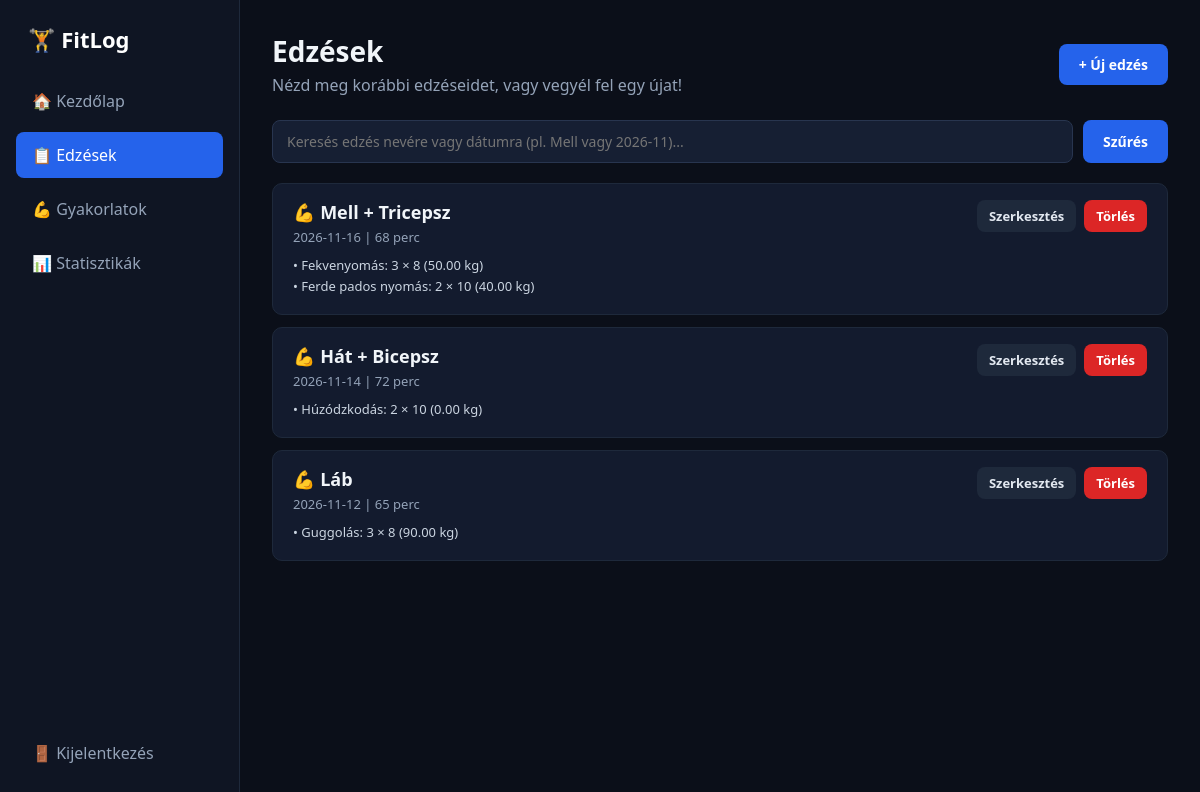
Screenshot of /workouts.php (signed in) with the database file from the repository.
### tables this page shows
CREATE TABLE edzesek (
    id INT AUTO_INCREMENT PRIMARY KEY,
    felhasznalo_id INT NOT NULL,
    nev VARCHAR(100) NOT NULL,
    datum DATE NOT NULL,
    idotartam INT NOT NULL,
    letrehozas_datuma DATETIME DEFAULT CURRENT_TIMESTAMP,
    FOREIGN KEY (felhasznalo_id) REFERENCES felhasznalok(id) ON DELETE CASCADE
);

### workouts.php (the view, shortened to what this page needs)
<?php
require 'db.php';
$uid = $_SESSION['felhasznalo_id'];
$kereses = isset($_GET['kereses']) ? trim($_GET['kereses']) : '';
if ($kereses !== '') {
    $stmt = $pdo->prepare("SELECT * FROM edzesek WHERE felhasznalo_id = ? AND (nev LIKE ? OR datum LIKE ?) ORDER BY datum DESC");
    $stmt->execute([$uid, "%$kereses%", "%$kereses%"]);
} else {
    $stmt = $pdo->prepare("SELECT * FROM edzesek WHERE felhasznalo_id = ? ORDER BY datum DESC");
    $stmt->execute([$uid]);
}
$edzesek = $stmt->fetchAll(PDO::FETCH_ASSOC);
?>
<!DOCTYPE html>
<html lang="hu">
<head>
    <link rel="stylesheet" href="style.css">
</head>
<body>
<div class="app-container">
    <aside class="sidebar">
        <div>
            <div class="logo">🏋️ FitLog</div>
            <nav class="nav-links">
                <a href="dashboard.php">🏠 Kezdőlap</a>
                <a href="workouts.php" class="active">📋 Edzések</a>
                <a href="exercises.php">💪 Gyakorlatok</a>
                <a href="stats.php">📊 Statisztikák</a>
            </nav>
        </div>
        <a href="logout.php" class="logout-link">🚪 Kijelentkezés</a>
    </aside>
    <main class="main-content">
        <div class="page-header">
            <div>
                <h1>Edzések</h1>
                <p>Nézd meg korábbi edzéseidet, vagy vegyél fel egy újat!</p>
            </div>
            <a href="add_workout.php" class="btn btn-primary">+ Új edzés</a>
        </div>
        <form method="GET" style="display:flex; gap:10px; margin-bottom:20px;">
            <input type="text" name="kereses" placeholder="Keresés edzés nevére vagy dátumra (pl. Mell vagy 2026-11)..." value="<?= htmlspecialchars($kereses) ?>">
            <button type="submit" class="btn btn-primary">Szűrés</button>
        </form>
        <?php if (empty($edzesek)): ?>
            <div class="card">Nincs megjeleníthető edzés.</div>
        <?php else: ?>
            <?php foreach ($edzesek as $edzes): ?>
                <?php
                $gyStmt = $pdo->prepare("
                    SELECT g.nev, COUNT(s.id) AS sorozat_db, MAX(s.ismetlesszam) AS ismetles, MAX(s.suly) AS max_suly
                    FROM edzes_gyakorlatok eg
                    JOIN gyakorlatok g ON eg.gyakorlat_id = g.id
                    LEFT JOIN sorozatok s ON eg.id = s.edzes_gyakorlat_id
                    WHERE eg.edzes_id = ?
                    GROUP BY eg.id
                ");
                $gyStmt->execute([$edzes['id']]);
                $gyakorlatok = $gyStmt->fetchAll(PDO::FETCH_ASSOC);
                ?>
                <div class="list-item" style="align-items: flex-start;">
                    <div>
                        <strong style="font-size:18px;">💪 <?= htmlspecialchars($edzes['nev']) ?></strong>
                        <div style="color:#94a3b8; font-size:13px; margin:4px 0 10px 0;">
                            <?= htmlspecialchars($edzes['datum']) ?> | <?= $edzes['idotartam'] ?> perc
                        </div>
                        <?php foreach ($gyakorlatok as $gy): ?>
                            <div style="font-size:13px; color:#cbd5e1; margin-bottom:3px;">
                                • <?= htmlspecialchars($gy['nev']) ?>: <?= $gy['sorozat_db'] ?> × <?= $gy['ismetles'] ?> (<?= $gy['max_suly'] ?> kg)
                            </div>
                        <?php endforeach; ?>
                    </div>
                    <div style="display:flex; gap:8px;">
                        <a href="edit_workout.php?id=<?= $edzes['id'] ?>" class="btn btn-secondary btn-small">Szerkesztés</a>
                        <a href="delete_workout.php?id=<?= $edzes['id'] ?>" class="btn btn-danger" onclick="return confirm('Biztosan törlöd ezt az edzést?');">Törlés</a>
                    </div>
                </div>
            <?php endforeach; ?>
        <?php endif; ?>
    </main>
</div>
</body>
</html>

### style.css (style rules this page uses)
* { box-sizing: border-box; margin: 0; padding: 0; font-family: 'Segoe UI', Tahoma, Geneva, Verdana, sans-serif; }
body { background-color: #0b0f19; color: #f1f5f9; min-height: 100vh; }
a { text-decoration: none; color: inherit; }
.app-container { display: flex; min-height: 100vh; }
.sidebar { width: 240px; background-color: #0f1523; border-right: 1px solid #1e293b; display: flex; flex-direction: column; justify-content: space-between; padding: 24px 16px; }
.logo { font-size: 22px; font-weight: bold; color: #ffffff; display: flex; align-items: center; gap: 10px; padding: 0 12px 24px 12px; }
.nav-links { display: flex; flex-direction: column; gap: 8px; }
.nav-links a { padding: 12px 16px; border-radius: 8px; color: #94a3b8; font-weight: 500; transition: 0.2s; }
.nav-links a:hover, .nav-links a.active { background-color: #2563eb; color: #ffffff; }
.logout-link { padding: 12px 16px; color: #94a3b8; border-radius: 8px; display: block; }
.main-content { flex: 1; padding: 32px; max-width: 1200px; }
.page-header { display: flex; justify-content: space-between; align-items: center; margin-bottom: 24px; }
.page-header h1 { font-size: 28px; }
.page-header p { color: #94a3b8; margin-top: 4px; }
.list-item { background-color: #131b2e; border: 1px solid #1e293b; border-radius: 10px; padding: 16px 20px; margin-bottom: 12px; display: flex; justify-content: space-between; align-items: center; }
input, select, textarea { width: 100%; padding: 11px 14px; background-color: #161f33; border: 1px solid #28354f; border-radius: 8px; color: #ffffff; font-size: 14px; }
.btn { display: inline-block; padding: 11px 20px; border-radius: 8px; font-weight: 600; font-size: 14px; cursor: pointer; border: none; text-align: center; }
.btn-primary { background-color: #2563eb; color: #ffffff; }
.btn-secondary { background-color: #1e293b; color: #e2e8f0; }
.btn-danger { background-color: #dc2626; color: #ffffff; padding: 7px 12px; font-size: 13px; }
.btn-small { padding: 7px 12px; font-size: 13px; }

### rows the page displays
edzesek: nev "Mell + Tricepsz", datum "2026-11-16", idotartam "68", nev "Fekvenyomás", sorozat_db "3", ismetles "8", max_suly "50.00", nev "Ferde pados nyomás", sorozat_db "2", ismetles "10", max_suly "40.00"
edzesek: nev "Hát + Bicepsz", datum "2026-11-14", idotartam "72", nev "Húzódzkodás", sorozat_db "2", ismetles "10", max_suly "0.00"
edzesek: nev "Láb", datum "2026-11-12", idotartam "65", nev "Guggolás", sorozat_db "3", ismetles "8", max_suly "90.00"
